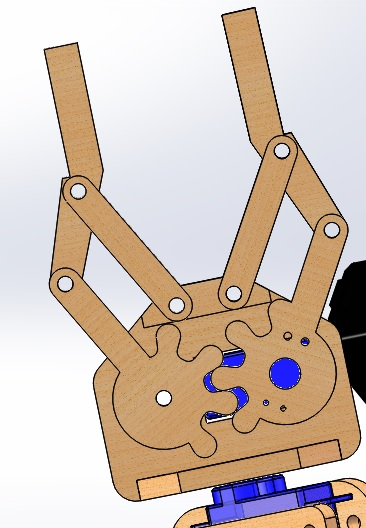
%> input picture Codes/Image Processing Tests/wrist.jpg, 366 x 528 px
$ octave --eval "result = img_process(imread('wrist.jpg'));"   (GNU Octave 9; MATLAB toolbox functions it lacks are replaced by stand-ins)
%> lines starting %> are read from the running program, lines starting %| are printed output that depends on the picture; in (x1, y1, x2, y2) boxes, pixels count from 0 and x2, y2 are one past the last pixel; in counts of white or black regions, pixels touching at a corner belong together; the program's own positions count from 1
function degree=img_process(I)

%fraction of 255 detemined as for each color
rStandard = 0.6 ;
gStandard = 0.55 ;
bStandard = 0.55 ;
dustRemoveRGB = 3;
dustRemoveA = 3;
HOrientation= 38;
LOrientation= 0;
diff= HOrientation- LOrientation;


%seperates the 3D matrix into 3 2D matrix containing value of RGB
R = I(:,:,1);
G = I(:,:,2);
B = I(:,:,3);


%convert the 3 2d matrices into three binary images using reference value
R = im2bw(R,rStandard);
G = im2bw(G,gStandard);
B = im2bw(B,bStandard);

%merge the 3 2D binary images using 'and' operator into a 2D binary image
RGB = (R & G & B);


%IMComplement is a function to convert the image using 'not' operator
%IMFill is a function to
A = imfill(RGB,'holes');
RGB = imcomplement(RGB);
RGB = RGB & A;
RGB = imopen(RGB,strel('disk',dustRemoveRGB));
A = imopen(A,strel('disk',dustRemoveA));


stats = regionprops(RGB,'BoundingBox','Perimeter','Area','Orientation');

statbox = regionprops(A,'BoundingBox','Extent','Centroid');
statbox.Centroid
%statbox.BoundingBox(3)
if ~isempty(statbox)
    sim = statbox.Extent;
    sim = 1/sim;
    sim = sim - 1 ;
    sim=asin(sim);
    sim=0.5*(180/3.1416)*sim;
    sim=((sim-LOrientation)/diff)*45;
end
degree=sim;
imshow(I);


for i =1:length(stats)
    hold on;
    h = rectangle('Position',stats(i).BoundingBox);
    mask = stats(i).Perimeter^2 / stats(i).Area ;
    if (mask <14)
        set(h,'EdgeColor',[0.7,0,0]);
    else if (mask < 18)
            set(h,'EdgeColor',[0,0.7,0]);
        else
            set(h,'EdgeColor',[0,0,0.7]);
        end;
    end;
end;

hold on;
h = rectangle('Position',statbox(1).BoundingBox);
set(h,'EdgeColor',[0.9,0.9,0.9]);

hold off;
%> in img_process, `R = I(:,:,1);`:
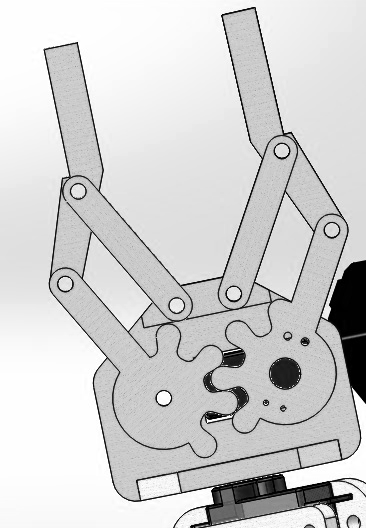
%> R: size 528x366 uint8; min 0, max 255, mean 209.1
%> in img_process, `G = I(:,:,2);`:
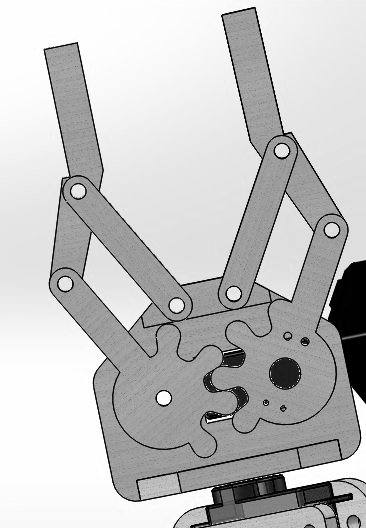
%> G: size 528x366 uint8; min 0, max 255, mean 193.5
%> in img_process, `B = I(:,:,3);`:
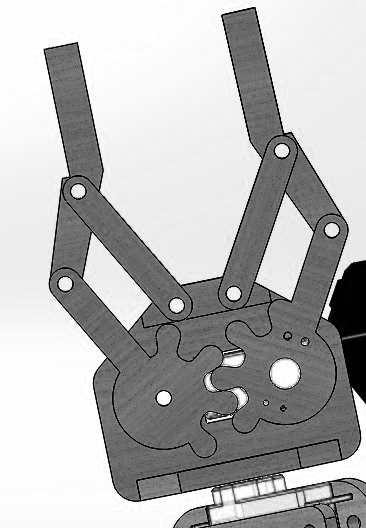
%> B: size 528x366 uint8; min 0, max 255, mean 181.9
%> in img_process, `R = im2bw(R,rStandard);`:
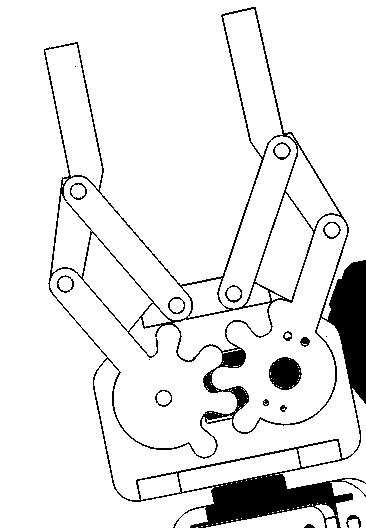
%> R: size 528x366 logical; 91.2% white; 18 black regions (3 under 20 px), largest, box (x1, y1, x2, y2) and area: (44, 7, 366, 528) 15366, (269, 357, 302, 390) 812, (273, 142, 291, 160) 83
%> in img_process, `G = im2bw(G,gStandard);`: G: size 528x366 logical; 90.3% white; 1113 black regions (1098 under 20 px), largest, box (x1, y1, x2, y2) and area: (44, 7, 366, 528) 15758, (269, 357, 302, 390) 816, (346, 515, 361, 528) 106
%> in img_process, `B = im2bw(B,bStandard);`: B: size 528x366 logical; 58.6% white; 11 black regions (10 under 20 px), largest, box (x1, y1, x2, y2) and area: (44, 7, 366, 528) 80054
%> in img_process, `RGB = (R & G & B);`: RGB: size 528x366 logical; 56.5% white; 11 black regions (10 under 20 px), largest, box (x1, y1, x2, y2) and area: (44, 7, 366, 528) 84104
%> in img_process, `A = imfill(RGB,'holes');`: A: size 528x366 logical; 56.5% white; 4 black regions (3 under 20 px), largest, box (x1, y1, x2, y2) and area: (44, 7, 366, 528) 84088
%> in img_process, `RGB = RGB & A;`:
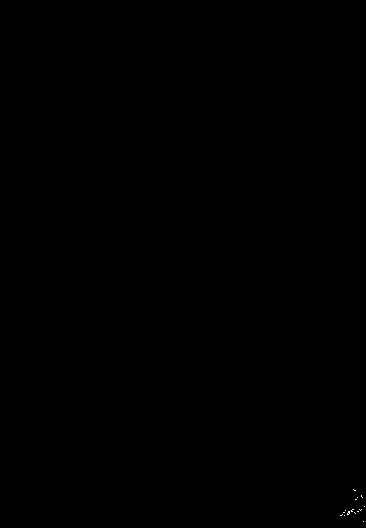
%> RGB: size 528x366 logical; 0.02% white in thin lines or dots, all inside (x1, y1, x2, y2) = (340, 489, 365, 522)
%> in img_process, `RGB = imopen(RGB,strel('disk',dustRemoveRGB));`: RGB: size 528x366 logical; every value is 0
%> in img_process, `A = imopen(A,strel('disk',dustRemoveA));`:
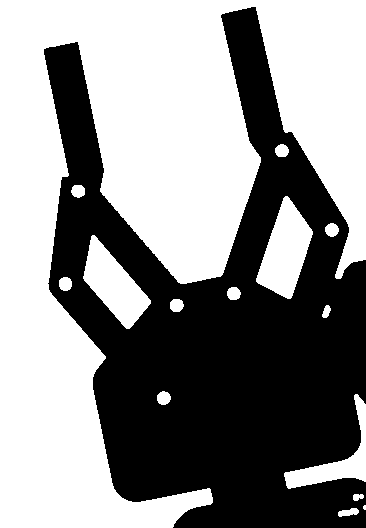
%> A: size 528x366 logical; 55.9% white; 1 black region
%> in img_process, `stats = regionprops(RGB,'BoundingBox','Perimeter','Area','Orientation');`: stats = 0 regions
%> in img_process, `statbox = regionprops(A,'BoundingBox','Extent','Centroid');`: statbox = 15 regions; largest, box (x1, y1, x2, y2), Centroid and Extent: (0, 0, 366, 528) [146 202] 0.51, (284, 394, 366, 489) [336.4 462] 0.254, (83, 235, 151, 329) [114.7 285.6] 0.469, (256, 196, 313, 299) [286 251.8] 0.56, (157, 391, 171, 405) [164.3 398.7] 0.776
%> in img_process, `statbox.Centroid`: ans = [365.2 508]
%> in img_process, `sim = statbox.Extent;`: sim = 0.51
%> in img_process, `sim = 1/sim;`: sim = 1.96
%> in img_process, `sim = sim - 1 ;`: sim = 0.961
%> in img_process, `sim=asin(sim);`: sim = 1.29
%> in img_process, `sim=0.5*(180/3.1416)*sim;`: sim = 37.02
%> in img_process, `sim=((sim-LOrientation)/diff)*45;`: sim = 43.84
%> `result = img_process(imread('wrist.jpg'));`:
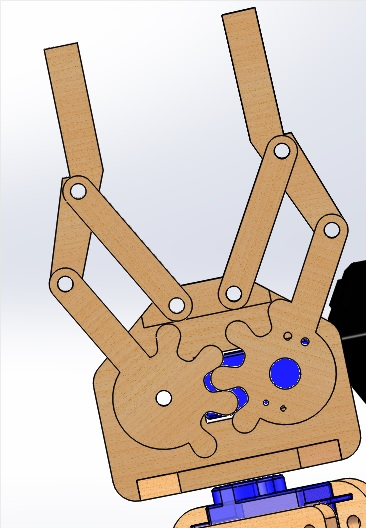
%> figure redrawn from the program's plot data
